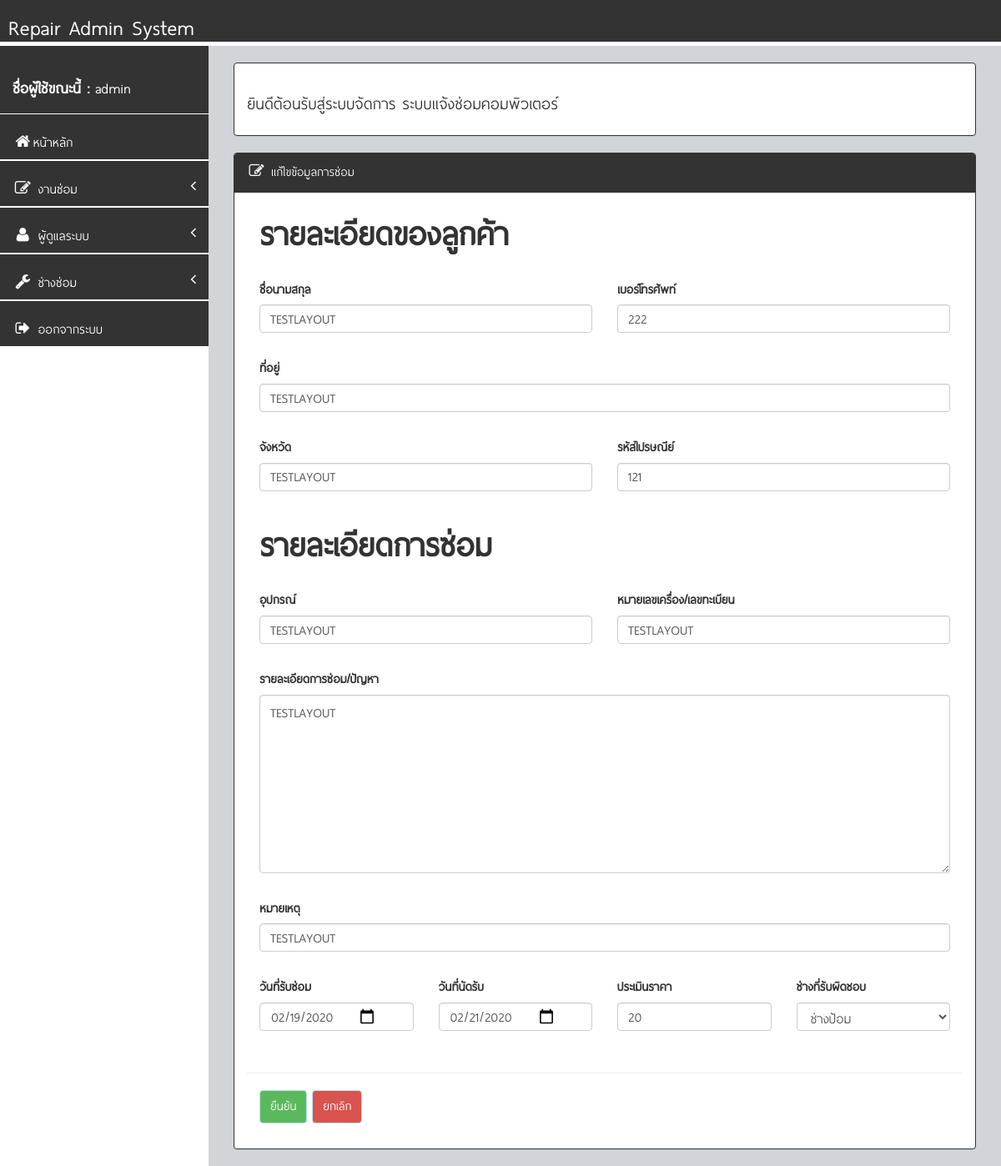
The app's page /manage_repair_edit.php?id=11 (signed in) with its own data.
### tables this page shows
CREATE TABLE `orders` (
  `Ord_ID` int(11) NOT NULL,
  `Ord_Number` varchar(20) NOT NULL,
  `Ord_CustomerName` varchar(255) NOT NULL,
  `Ord_CustomerTel` varchar(255) NOT NULL,
  `Ord_CustomerAddress` varchar(255) NOT NULL,
  `Ord_CustomerProvince` varchar(255) NOT NULL,
  `Ord_CustomerAddressCode` varchar(255) NOT NULL,
  `Ord_RepairModel` varchar(255) NOT NULL,
  `Ord_RepairModelID` varchar(255) NOT NULL,
  `Ord_RepairDescription` varchar(255) NOT NULL,
  `Ord_RepairDate` date NOT NULL,
  `Ord_RepairSuccess` date NOT NULL,
  `Ord_RepairPrice` int(255) NOT NULL,
  `Ord_RepairRemark` varchar(255) DEFAULT NULL,
  `Ord_RepairmanID` int(2) NOT NULL,
  `Ord_RepairStatus` int(11) NOT NULL
);

### conn.php (called while the page is built, shortened)
<?php
$title_web = "ระบบแจ้งซ่อมคอมพิวเตอร์";
?>

### manage_repair_edit.php (the view, shortened to what this page needs)
<?php require_once "header.php";?>
    <div id="wrapper">
        <?php
			  require_once "menu_left.php";
		?>
        <div id="page-wrapper">
            <div class="row">
                <br/>
                <div class="col-lg-12">
                    <div class="panel panel-body panel-primary alert-danger"><h3><font color="#333333">ยินดีต้อนรับสู่ระบบจัดการ <?php echo $title_web;?></font></h3></div>
                </div>
            </div>
            <div class="row">
                <div class="col-lg-12">
                    <div class="panel panel-primary">
                        <div class="panel-heading">
                            <i class="fa fa-edit fa-fw"></i> แก้ไขข้อมูลการซ่อม
                        </div>
                        <div class="panel-body">
                            <div class="row">
                                <div class="col-lg-12">
                                    <form name="form1" id="myform1" action="?admin=update&id=<?php echo $_REQUEST['id'];?>" method="post" enctype="multipart/form-data" onsubmit="return chk_error();">
                                    <?php
									$sql = $conn->query("select * from orders where Ord_ID = '$_REQUEST[id]'")or die (mysqli_error());
									$show = $sql->fetch_assoc ();
									?>
                                    <div class="form-group col-lg-12">
                                            <label><font size="20">รายละเอียดของลูกค้า</font></label>
                                    </div>
									<div class="form-group col-lg-6">
                                            <label>ชื่อนามสกุล</label>
                                        <div class="form-group has-feedback">
                                            <input name="name" type="text" required class="form-control css-require" placeholder="กรอกชื่อและนามสกุล" value="<?php echo $show['Ord_CustomerName'];?>">
                                        </div>
                                    </div>
                                    <div class="form-group col-lg-6">
                                            <label>เบอร์โทรศัพท์</label>
                                        <div class="form-group has-feedback">
                                            <input name="phone" type="text" required class="form-control css-require" placeholder="กรอกเบอร์โทรศัพท์" value="<?php echo $show['Ord_CustomerTel'];?>">
                                        </div>
                                    </div>
                                    <div class="form-group col-lg-12">
                                            <label>ที่อยู่</label>
                                        <div class="form-group has-feedback">
                                            <input name="address" type="text" required class="form-control css-require" placeholder="กรอกที่อยู่" value="<?php echo $show['Ord_CustomerAddress'];?>">
                                        </div>
                                    </div>
                                    <div class="form-group col-lg-6">
                                            <label>จังหวัด</label>
                                        <div class="form-group has-feedback">
                                            <input name="province" type="text" required class="form-control css-require" placeholder="กรอกจังหวัด" value="<?php echo $show['Ord_CustomerProvince'];?>">
                                        </div>
                                    </div>
                                    <div class="form-group col-lg-6">
                                            <label>รหัสไปรษณีย์</label>
                                        <div class="form-group has-feedback">
                                            <input name="addressCode" type="number" required class="form-control css-require" placeholder="กรอกรหัสไปรษณีย์" value="<?php echo $show['Ord_CustomerAddressCode'];?>">
                                        </div>
                                    </div>
                                    <div class="form-group col-lg-12">
                                            <label><font size="20">รายละเอียดการซ่อม</font></label>
                                    </div>
                                    <div class="form-group col-lg-6">
                                            <label>อุปกรณ์</label>
                                        <div class="form-group has-feedback">
                                            <input name="model" type="text" required class="form-control css-require" placeholder="กรอกชื่อสิ่งของที่นำมาซ่อม เช่น คอมพิวเตอร์" value="<?php echo $show['Ord_RepairModel'];?>">
                                        </div>
                                    </div>
                                    <div class="form-group col-lg-6">
                                            <label>หมายเลขเครื่อง/เลขทะเบียน</label>
                                        <div class="form-group has-feedback">
                                            <input name="modelId" type="text" required class="form-control css-require" placeholder="กรอกรหัสประจำตัวของเครื่องซ่อม" value="<?php echo $show['Ord_RepairModelID'];?>">
                                        </div>
                                    </div>
                                    <div class="form-group col-lg-12">
                                        <label>รายละเอียดการซ่อม/ปัญหา</label>
                                         <div class="form-group has-feedback">
                                            <textarea name="description" required class="form-control css-require" rows="7" placeholder="กรอกรายละเอียดการซ่อม/ปัญหา"><?php echo $show['Ord_RepairDescription'];?></textarea>
                                         </div>
                                    </div>
                                    <div class="form-group col-lg-12">
                                            <label>หมายเหตุ</label>
                                        <div class="form-group has-feedback">
                                            <input name="repaireRemark" type="text" required class="form-control css-require" placeholder="กรอกหมายเหตุ" value="<?php echo $show['Ord_RepairDescription'];?>">
                                        </div>
                                    </div>
                                    <div class="form-group col-lg-3">
                                            <label>วันที่รับซ่อม</label>
                                        <div class="form-group has-feedback">
                                            <input name="repairDate" type="date" required class="form-control css-require" value="<?php echo $show['Ord_RepairDate'];?>">
                                        </div>
                                    </div>
                                    <div class="form-group col-lg-3">
                                            <label>วันที่นัดรับ</label>
                                        <div class="form-group has-feedback">
                                            <input name="repairSuccess" type="date" required class="form-control css-require" value="<?php echo $show['Ord_RepairSuccess'];?>">
                                        </div>
                                    </div>
                                    <div class="form-group col-lg-3">
                                            <label>ประเมินราคา</label>
                                        <div class="form-group has-feedback">
                                            <input name="repairePrice" type="number" required class="form-control css-require" placeholder="กรอกราคาที่ประเมิณ" value="<?php echo $show['Ord_RepairPrice'];?>">
                                        </div>
                                    </div>
                                    <div class="form-group col-lg-3">
                                            <label>ช่างที่รับผิดชอบ</label>
                                        <div class="form-group has-feedback">
                                         <select name="repairPerson" class="form-control">
                                        <?php
									    $sql = $conn->query("select * from repair_man")or die (mysqli_error());
                                        while ($show= $sql->fetch_assoc()) {
                                            $value = $show['Rep_ID'];
                                            $text = $show['Rep_Name'];
                                            echo "<option value='$value' selected>$text</option>";
                                        }
									    ?>
                                        </select>
                                        </div>
                                    </div>
                                    <div class="clearfix"></div>
                                    <hr>
									<div class="col-lg-12 form-group">
									<input name="submit" type="submit" class="btn btn-success panel-info" value="ยืนยัน">
									<input name=""  type="reset" class="btn btn-danger panel-info" value="ยกเลิก" onclick="location.href='manage_repair.php';">
									</div>
									</form>
                                </div>
                            </div>
                        </div>
                    </div>
                </div>
            </div>
                    </div>
                </div>
</body>
</html>

### css/BackEnd/assets/css/style.css (style rules this page uses)
body { background-color:#FFFFFF; }
#wrapper { width: 100%; margin-top: 55px!important; background-color:#FFFFFF; }
#page-wrapper { padding: 0 15px; min-height: 568px; background-color:rgb(209, 212, 216); }

### css/BackEnd/assets/css/main-style.css (style rules this page uses)
@media (min-width:768px) { #page-wrapper { position: inherit; margin: 0 0 0 250px; padding: 0 30px; min-height: 1000px; } }

### records on screen
orders: name "TESTLAYOUT", phone "222", address "TESTLAYOUT", province "TESTLAYOUT", addressCode "121", model "TESTLAYOUT", modelId "TESTLAYOUT", description "TESTLAYOUT", repaireRemark "TESTLAYOUT", repairDate "02/19/2020", repairSuccess "02/21/2020", repairePrice "20"

### other values on screen
$_SESSION['ses_admin_user'] "admin"
$title_web "ระบบแจ้งซ่อมคอมพิวเตอร์"
form field repairPerson "ช่างป้อม"
